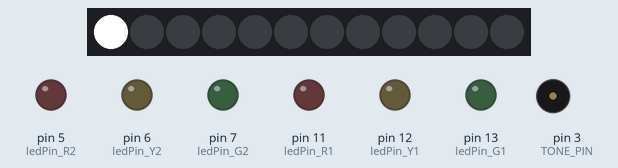
A sketch run on a simulated Arduino Uno, built with avr-gcc and run on an emulated ATmega328P. On the bench: 12 RGB LEDs in strip order, left to right, output pins drawn as LEDs (lit = HIGH), buzzer (waves = sounding). Dim RGB values are drawn brighter than linear.

Above: at 1.05 s.
At 1.65 s:
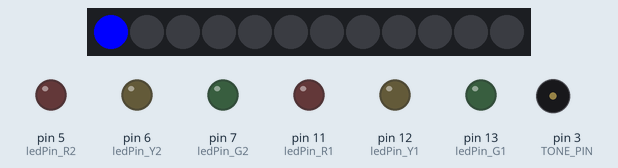
At 19.53 s:
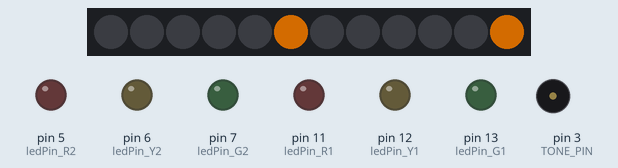
At 23.81 s:
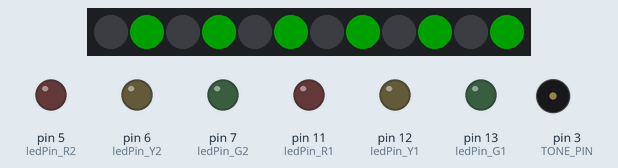
At 26.2 s:
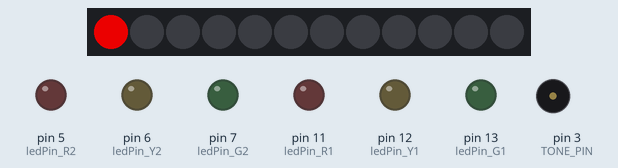
At 39.95 s:
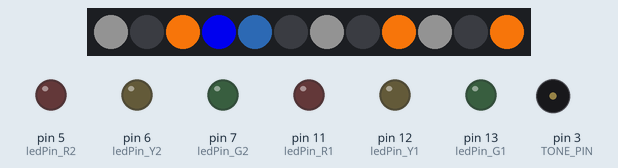
Timing chart, 0 to 40.0 s (numbered marks = the images above):
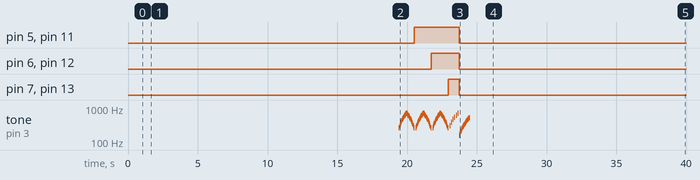

Measured:
- by itself, pin 5 (ledPin_R2), pin 11 (ledPin_R1): LOW → HIGH at 20.5 s, → LOW 3.2 s later
- by itself, pin 6 (ledPin_Y2), pin 12 (ledPin_Y1): LOW → HIGH at 21.7 s, → LOW 2.0 s later
- by itself, pin 7 (ledPin_G2), pin 13 (ledPin_G1): LOW → HIGH at 23.0 s, → LOW 0.79 s later
- by itself, tone on pin 3 (TONE_PIN): plays 262 Hz for 0.02 s, 302 Hz for 0.02 s, 342 Hz for 0.02 s, 382 Hz for 0.02 s, 422 Hz for 0.02 s, 462 Hz for 0.02 s … (94 notes in this stretch)

The sketch:

ledring_demo.ino
```cpp
#include <Adafruit_NeoPixel.h>
#define PIXEL_PIN 9 // Digital IO pin connected to the NeoPixels.
#define TONE_PIN 3
#define PIXEL_COUNT 12
#define DEFAULT_DELAY 100
Adafruit_NeoPixel strip = Adafruit_NeoPixel(PIXEL_COUNT, PIXEL_PIN, NEO_GRB + NEO_KHZ800);
int ledPin_R1 = 11;
int ledPin_R2 = 5;
int ledPin_Y1 = 12;
int ledPin_Y2 = 6;
int ledPin_G1 = 13;
int ledPin_G2 = 7;

void setup() {
  pinMode(ledPin_R1,OUTPUT);
  pinMode(ledPin_R2,OUTPUT);
  pinMode(ledPin_Y1,OUTPUT);
  pinMode(ledPin_Y2,OUTPUT);
  pinMode(ledPin_G1,OUTPUT);
  pinMode(ledPin_G2,OUTPUT);
  strip.begin();
  strip.show(); // Initialize all pixels to 'off'
}

void loop() {
  alloff();
  delay(1000);
  pixel1test();
  theaterChase(strip.Color(127, 127, 127), 75, 6); // White
  buildorangecircle();
  theaterChase(strip.Color(127, 64, 0), 50, 6); // White
  alloff();
  greenpower();
  delay(250);
}

void buildorangecircle() {
  // init
  int q = 2;
  int blue1pos = 1;
  int blue2pos = 0;
  int numorange = 0;
  int whiteloops = 25;

  int intensityloop = 0;
  int intensity = 8;

  // loop
  while(numorange < 5) {
    intensityloop = (intensityloop + 10) % 180;
    intensity = 12 * sin(intensityloop * 3.14 / 180.0) + 8;
    for (int i=0; i < PIXEL_COUNT; i=i+3) {
      strip.setPixelColor((i+q), intensity, intensity, intensity);    //turn every third pixel on
    }

    if (q == 0) {
      if (whiteloops > 0) whiteloops--;
      if (whiteloops == 0) {
        blue1pos = (blue1pos + 1) % PIXEL_COUNT;
        blue2pos = (blue2pos + 1) % PIXEL_COUNT;
        if (blue1pos == (9 + numorange * 3) % PIXEL_COUNT) {
          numorange++;
        }
      }
    }

    if (whiteloops == 0) {
      strip.setPixelColor(blue1pos, 0x0f, 0x24, 0x3e);
      strip.setPixelColor(blue2pos, 0x00, 0x00, 0xcc);
      for (int o=0; o < numorange; o++) {
        strip.setPixelColor((8 + o * 3) % PIXEL_COUNT, 0xe3, 0x6c, 0x09);
      }
    }

    strip.show();
    delay(75);

    for (int i=0; i < PIXEL_COUNT; i=i+3) {
      strip.setPixelColor(i+q, 0);        //turn every third pixel off
    }
    q = (q + 2) % 3;
  }
}

void all_LED_off() {
  all_LED(LOW, LOW, LOW, LOW, LOW, LOW);
}

void all_LED(bool s1, bool s2, bool s3, bool s4, bool s5, bool s6) {
  digitalWrite(ledPin_R1, s1);
  digitalWrite(ledPin_R2, s2);
  digitalWrite(ledPin_Y1, s3);
  digitalWrite(ledPin_Y2, s4);
  digitalWrite(ledPin_G1, s5);
  digitalWrite(ledPin_G2, s6);
}

void greenpower() {
  greenpower_rightturn();
  greenpower_leftturn();
  digitalWrite(ledPin_R1, HIGH);
  digitalWrite(ledPin_R2, HIGH);
  delay(DEFAULT_DELAY);
  greenpower_rightturn();
  greenpower_leftturn();
  digitalWrite(ledPin_Y1, HIGH);
  digitalWrite(ledPin_Y2, HIGH);
  delay(DEFAULT_DELAY);
  greenpower_rightturn();
  greenpower_leftturn();
  digitalWrite(ledPin_G1, HIGH);
  digitalWrite(ledPin_G2, HIGH);
  delay(DEFAULT_DELAY);

  greenpower_turnoneveryother();
  all_LED_off();
  greenpower_power();
}

void greenpower_power() {
  int i;
  int p;
  for (p = 33; p < 128; p += 2) {
    for(i=3; i < PIXEL_COUNT; i+=2) {
      strip.setPixelColor(i, 0, p, 0);
    }
    strip.show();
    if (p%3==0) {
      tone(TONE_PIN, 26 + p * 4);
    }
    delay(10),
    noTone(TONE_PIN);
    delay(5);
  }
}

void greenpower_turnoneveryother() {
  int i;
  for(i=1; i < PIXEL_COUNT; i+=2) {
    strip.setPixelColor(i, 0, 32, 0);
    strip.show();
    tone(TONE_PIN, 262 + i * 40);
    delay(15),
    noTone(TONE_PIN);
    delay(DEFAULT_DELAY);
  }
}

void greenpower_rightturn() {
  int i;
  for(i=0; i < PIXEL_COUNT; i++) {
    strip.setPixelColor(i, 0, 32, 0);
    strip.show();
    tone(TONE_PIN, 262 + i * 40);
    delay(15),
    noTone(TONE_PIN);
    delay(30);
    strip.setPixelColor(i, 0, 0, 0);
    strip.show();
  }
}

void greenpower_leftturn() {
  int i;
  for(i=PIXEL_COUNT-1; i >= 0; i--) {
    strip.setPixelColor(i, 0, 32, 0);
    strip.show();
    tone(TONE_PIN, 262 + i * 40);
    delay(15),
    noTone(TONE_PIN);
    delay(30);
    strip.setPixelColor(i, 0, 0, 0);
    strip.show();
  }
}
void alloff() {
  strip.setPixelColor(0, 0x00, 0x00, 0x00);
  strip.setPixelColor(1, 0x00, 0x00, 0x00);
  strip.setPixelColor(2, 0x00, 0x00, 0x00);
  strip.setPixelColor(3, 0x00, 0x00, 0x00);
  strip.setPixelColor(4, 0x00, 0x00, 0x00);
  strip.setPixelColor(5, 0x00, 0x00, 0x00);
  strip.setPixelColor(6, 0x00, 0x00, 0x00);
  strip.setPixelColor(7, 0x00, 0x00, 0x00);
  strip.setPixelColor(8, 0x00, 0x00, 0x00);
  strip.setPixelColor(9, 0x00, 0x00, 0x00);
  strip.setPixelColor(10, 0x00, 0x00, 0x00);
  strip.setPixelColor(11, 0x00, 0x00, 0x00);
  strip.show();
}

//Theatre-style crawling lights.
void theaterChase(uint32_t c, uint8_t wait, uint8_t pixelskip) {
  for (int j=0; j<10; j++) {  //do 10 cycles of chasing
    for (int q=0; q < pixelskip; q++) {
      for (int i=0; i < strip.numPixels(); i=i+pixelskip) {
        strip.setPixelColor(i+q, c);    //turn every third pixel on
      }
      strip.show();

      delay(wait);

      for (int i=0; i < strip.numPixels(); i=i+pixelskip) {
        strip.setPixelColor(i+q, 0);        //turn every third pixel off
      }
    }
  }
}

void pixel1test() {
  strip.setPixelColor(0, 0xff, 0xff, 0xff);
  strip.setPixelColor(1, 0x00, 0x00, 0x00);
  strip.setPixelColor(2, 0x00, 0x00, 0x00);
  strip.setPixelColor(3, 0x00, 0x00, 0x00);
  strip.setPixelColor(4, 0x00, 0x00, 0x00);
  strip.setPixelColor(5, 0x00, 0x00, 0x00);
  strip.setPixelColor(6, 0x00, 0x00, 0x00);
  strip.setPixelColor(7, 0x00, 0x00, 0x00);
  strip.setPixelColor(8, 0x00, 0x00, 0x00);
  strip.setPixelColor(9, 0x00, 0x00, 0x00);
  strip.setPixelColor(10, 0x00, 0x00, 0x00);
  strip.setPixelColor(11, 0x00, 0x00, 0x00);
  strip.show();
  delay(DEFAULT_DELAY);
  strip.setPixelColor(0, 0x00, 0x00, 0x00);
  strip.setPixelColor(1, 0x00, 0x00, 0x00);
  strip.setPixelColor(2, 0x00, 0x00, 0x00);
  strip.setPixelColor(3, 0x00, 0x00, 0x00);
  strip.setPixelColor(4, 0x00, 0x00, 0x00);
  strip.setPixelColor(5, 0x00, 0x00, 0x00);
  strip.setPixelColor(6, 0x00, 0x00, 0x00);
  strip.setPixelColor(7, 0x00, 0x00, 0x00);
  strip.setPixelColor(8, 0x00, 0x00, 0x00);
  strip.setPixelColor(9, 0x00, 0x00, 0x00);
  strip.setPixelColor(10, 0x00, 0x00, 0x00);
  strip.setPixelColor(11, 0x00, 0x00, 0x00);
  strip.show();
  delay(DEFAULT_DELAY);
  strip.setPixelColor(0, 0x00, 0xb0, 0x50);
  strip.setPixelColor(1, 0x00, 0x00, 0x00);
  strip.setPixelColor(2, 0x00, 0x00, 0x00);
  strip.setPixelColor(3, 0x00, 0x00, 0x00);
  strip.setPixelColor(4, 0x00, 0x00, 0x00);
  strip.setPixelColor(5, 0x00, 0x00, 0x00);
  strip.setPixelColor(6, 0x00, 0x00, 0x00);
  strip.setPixelColor(7, 0x00, 0x00, 0x00);
  strip.setPixelColor(8, 0x00, 0x00, 0x00);
  strip.setPixelColor(9, 0x00, 0x00, 0x00);
  strip.setPixelColor(10, 0x00, 0x00, 0x00);
  strip.setPixelColor(11, 0x00, 0x00, 0x00);
  strip.show();
  delay(DEFAULT_DELAY);
  strip.setPixelColor(0, 0x00, 0x00, 0x00);
  strip.setPixelColor(1, 0x00, 0x00, 0x00);
  strip.setPixelColor(2, 0x00, 0x00, 0x00);
  strip.setPixelColor(3, 0x00, 0x00, 0x00);
  strip.setPixelColor(4, 0x00, 0x00, 0x00);
  strip.setPixelColor(5, 0x00, 0x00, 0x00);
  strip.setPixelColor(6, 0x00, 0x00, 0x00);
  strip.setPixelColor(7, 0x00, 0x00, 0x00);
  strip.setPixelColor(8, 0x00, 0x00, 0x00);
  strip.setPixelColor(9, 0x00, 0x00, 0x00);
  strip.setPixelColor(10, 0x00, 0x00, 0x00);
  strip.setPixelColor(11, 0x00, 0x00, 0x00);
  strip.show();
  delay(DEFAULT_DELAY);
  strip.setPixelColor(0, 0xc0, 0x00, 0x00);
  strip.setPixelColor(1, 0x00, 0x00, 0x00);
  strip.setPixelColor(2, 0x00, 0x00, 0x00);
  strip.setPixelColor(3, 0x00, 0x00, 0x00);
  strip.setPixelColor(4, 0x00, 0x00, 0x00);
  strip.setPixelColor(5, 0x00, 0x00, 0x00);
  strip.setPixelColor(6, 0x00, 0x00, 0x00);
  strip.setPixelColor(7, 0x00, 0x00, 0x00);
  strip.setPixelColor(8, 0x00, 0x00, 0x00);
  strip.setPixelColor(9, 0x00, 0x00, 0x00);
  strip.setPixelColor(10, 0x00, 0x00, 0x00);
  strip.setPixelColor(11, 0x00, 0x00, 0x00);
  strip.show();
  delay(DEFAULT_DELAY);
  strip.setPixelColor(0, 0x00, 0x00, 0x00);
  strip.setPixelColor(1, 0x00, 0x00, 0x00);
  strip.setPixelColor(2, 0x00, 0x00, 0x00);
  strip.setPixelColor(3, 0x00, 0x00, 0x00);
  strip.setPixelColor(4, 0x00, 0x00, 0x00);
  strip.setPixelColor(5, 0x00, 0x00, 0x00);
  strip.setPixelColor(6, 0x00, 0x00, 0x00);
  strip.setPixelColor(7, 0x00, 0x00, 0x00);
  strip.setPixelColor(8, 0x00, 0x00, 0x00);
  strip.setPixelColor(9, 0x00, 0x00, 0x00);
  strip.setPixelColor(10, 0x00, 0x00, 0x00);
  strip.setPixelColor(11, 0x00, 0x00, 0x00);
  strip.show();
  delay(DEFAULT_DELAY);
  strip.setPixelColor(0, 0x00, 0x00, 0xff);
  strip.setPixelColor(1, 0x00, 0x00, 0x00);
  strip.setPixelColor(2, 0x00, 0x00, 0x00);
  strip.setPixelColor(3, 0x00, 0x00, 0x00);
  strip.setPixelColor(4, 0x00, 0x00, 0x00);
  strip.setPixelColor(5, 0x00, 0x00, 0x00);
  strip.setPixelColor(6, 0x00, 0x00, 0x00);
  strip.setPixelColor(7, 0x00, 0x00, 0x00);
  strip.setPixelColor(8, 0x00, 0x00, 0x00);
  strip.setPixelColor(9, 0x00, 0x00, 0x00);
  strip.setPixelColor(10, 0x00, 0x00, 0x00);
  strip.setPixelColor(11, 0x00, 0x00, 0x00);
  strip.show();
  delay(DEFAULT_DELAY);
  strip.setPixelColor(0, 0x00, 0x00, 0x00);
  strip.setPixelColor(1, 0x00, 0x00, 0x00);
  strip.setPixelColor(2, 0x00, 0x00, 0x00);
  strip.setPixelColor(3, 0x00, 0x00, 0x00);
  strip.setPixelColor(4, 0x00, 0x00, 0x00);
  strip.setPixelColor(5, 0x00, 0x00, 0x00);
  strip.setPixelColor(6, 0x00, 0x00, 0x00);
  strip.setPixelColor(7, 0x00, 0x00, 0x00);
  strip.setPixelColor(8, 0x00, 0x00, 0x00);
  strip.setPixelColor(9, 0x00, 0x00, 0x00);
  strip.setPixelColor(10, 0x00, 0x00, 0x00);
  strip.setPixelColor(11, 0x00, 0x00, 0x00);
  strip.show();
  delay(DEFAULT_DELAY);
}
```
